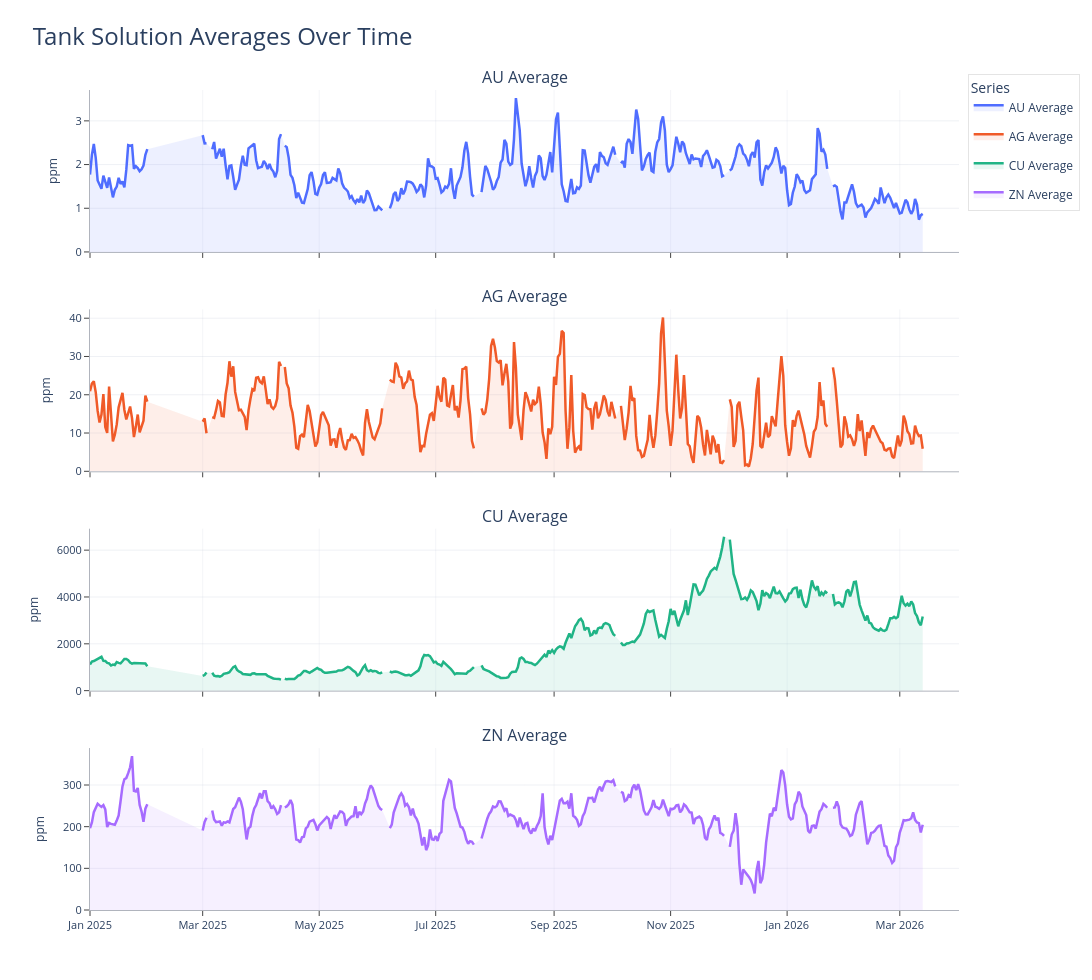

Notebook code cell kept with this figure:
### Code cell
import pandas as pd
from plotly.subplots import make_subplots
import plotly.graph_objects as go

df = df.copy()

# use the real date column, not the integer index
df["date"] = pd.to_datetime(df["date"], errors="coerce")
df = df.dropna(subset=["date"]).sort_values("date")

# calculate tank averages
for element in ["au", "ag", "cu", "zn"]:
    tk_cols = [c for c in df.columns if c.startswith(f"{element}_ppm_tk_")]
    df[f"{element}_solution_ppm_avg"] = df[tk_cols].mean(axis=1)

elements = ["au", "ag", "cu", "zn"]
labels = {
    "au": "AU Average",
    "ag": "AG Average",
    "cu": "CU Average",
    "zn": "ZN Average",
}
colours = {
    "au": "#4F6DFF",
    "ag": "#F05A28",
    "cu": "#20B486",
    "zn": "#A66BFF",
}
fill_colours = {
    "au": "rgba(79,109,255,0.10)",
    "ag": "rgba(240,90,40,0.10)",
    "cu": "rgba(32,180,134,0.10)",
    "zn": "rgba(166,107,255,0.10)",
}

fig = make_subplots(
    rows=4,
    cols=1,
    shared_xaxes=True,
    vertical_spacing=0.07,
    subplot_titles=[labels[e] for e in elements],
)

for i, element in enumerate(elements, start=1):
    fig.add_trace(
        go.Scatter(
            x=df["date"],
            y=df[f"{element}_solution_ppm_avg"],
            mode="lines",
            name=labels[element],
            line=dict(
                color=colours[element],
                width=2.5,
                shape="linear",
            ),
            fill="tozeroy",
            fillcolor=fill_colours[element],
            hovertemplate=(
                "<b>%{fullData.name}</b><br>"
                "Date: %{x|%d %b %Y}<br>"
                "Value: %{y:,.2f} ppm"
                "<extra></extra>"
            ),
            legendgroup=element,
            showlegend=True,
        ),
        row=i,
        col=1,
    )

    fig.update_yaxes(
        title_text="ppm",
        row=i,
        col=1,
        showgrid=True,
        gridcolor="rgba(180, 190, 210, 0.22)",
        zeroline=False,
        showline=True,
        linewidth=1,
        linecolor="rgba(80, 90, 110, 0.45)",
        ticks="outside",
        tickfont=dict(size=11),
        title_font=dict(size=12),
    )

for r in range(1, 5):
    fig.update_xaxes(
        row=r,
        col=1,
        showgrid=True,
        gridcolor="rgba(180, 190, 210, 0.15)",
        showline=True,
        linewidth=1,
        linecolor="rgba(80, 90, 110, 0.45)",
        ticks="outside",
        tickfont=dict(size=11),
        type="date",
    )


fig.update_layout(
    title=dict(
        text="Tank Solution Averages Over Time",
        x=0.03,
        xanchor="left",
        font=dict(size=24),
    ),
    height=980,
    width=1350,
    template="plotly_white",
    hovermode="x unified",
    margin=dict(l=90, r=120, t=90, b=70),
    legend=dict(
        title="Series",
        orientation="v",
        y=1.02,
        x=1.01,
        xanchor="left",
        yanchor="top",
        bgcolor="rgba(255,255,255,0.85)",
        bordercolor="rgba(120,120,120,0.2)",
        borderwidth=1,
        font=dict(size=12),
    ),
)

# refine subplot title styling
if fig.layout.annotations:
    for annotation in list(fig.layout.annotations):
        annotation.font = dict(size=16, color="#2a3f5f")
        annotation.x = 0.5

fig.show()

### Figure 1 — Plotly figure (JSON) as saved in the notebook; plotly's stock layout.template omitted (floating-point values rounded to 4 significant figures; data arrays with more than 128 entries replaced by an {"elided": "..."} marker saying what was removed)
{"data": [{"fill": "tozeroy", "fillcolor": "rgba(79,109,255,0.10)", "hovertemplate": "<b>%{fullData.name}</b><br>Date: %{x|%d %b %Y}<br>Value: %{y:,.2f} ppm<extra></extra>", "legendgroup": "au", "line": {"color": "#4F6DFF", "shape": "linear", "width": 2.5}, "mode": "lines", "name": "AU Average", "showlegend": true, "type": "scatter", "x": {"elided": "456 str values"}, "xaxis": "x", "y": {"elided": "456 float values"}, "yaxis": "y"}, {"fill": "tozeroy", "fillcolor": "rgba(240,90,40,0.10)", "hovertemplate": "<b>%{fullData.name}</b><br>Date: %{x|%d %b %Y}<br>Value: %{y:,.2f} ppm<extra></extra>", "legendgroup": "ag", "line": {"color": "#F05A28", "shape": "linear", "width": 2.5}, "mode": "lines", "name": "AG Average", "showlegend": true, "type": "scatter", "x": {"elided": "456 str values"}, "xaxis": "x2", "y": {"elided": "456 float values"}, "yaxis": "y2"}, {"fill": "tozeroy", "fillcolor": "rgba(32,180,134,0.10)", "hovertemplate": "<b>%{fullData.name}</b><br>Date: %{x|%d %b %Y}<br>Value: %{y:,.2f} ppm<extra></extra>", "legendgroup": "cu", "line": {"color": "#20B486", "shape": "linear", "width": 2.5}, "mode": "lines", "name": "CU Average", "showlegend": true, "type": "scatter", "x": {"elided": "456 str values"}, "xaxis": "x3", "y": {"elided": "456 float values"}, "yaxis": "y3"}, {"fill": "tozeroy", "fillcolor": "rgba(166,107,255,0.10)", "hovertemplate": "<b>%{fullData.name}</b><br>Date: %{x|%d %b %Y}<br>Value: %{y:,.2f} ppm<extra></extra>", "legendgroup": "zn", "line": {"color": "#A66BFF", "shape": "linear", "width": 2.5}, "mode": "lines", "name": "ZN Average", "showlegend": true, "type": "scatter", "x": {"elided": "456 str values"}, "xaxis": "x4", "y": {"elided": "456 float values"}, "yaxis": "y4"}], "layout": {"annotations": [{"font": {"color": "#2a3f5f", "size": 16}, "showarrow": false, "text": "AU Average", "x": 0.5, "xanchor": "center", "xref": "paper", "y": 1, "yanchor": "bottom", "yref": "paper"}, {"font": {"color": "#2a3f5f", "size": 16}, "showarrow": false, "text": "AG Average", "x": 0.5, "xanchor": "center", "xref": "paper", "y": 0.7325, "yanchor": "bottom", "yref": "paper"}, {"font": {"color": "#2a3f5f", "size": 16}, "showarrow": false, "text": "CU Average", "x": 0.5, "xanchor": "center", "xref": "paper", "y": 0.465, "yanchor": "bottom", "yref": "paper"}, {"font": {"color": "#2a3f5f", "size": 16}, "showarrow": false, "text": "ZN Average", "x": 0.5, "xanchor": "center", "xref": "paper", "y": 0.1975, "yanchor": "bottom", "yref": "paper"}], "height": 980, "hovermode": "x unified", "legend": {"bgcolor": "rgba(255,255,255,0.85)", "bordercolor": "rgba(120,120,120,0.2)", "borderwidth": 1, "font": {"size": 12}, "orientation": "v", "title": {"text": "Series"}, "x": 1.01, "xanchor": "left", "y": 1.02, "yanchor": "top"}, "margin": {"b": 70, "l": 90, "r": 120, "t": 90}, "title": {"font": {"size": 24}, "text": "Tank Solution Averages Over Time", "x": 0.03, "xanchor": "left"}, "width": 1350, "xaxis": {"anchor": "y", "domain": [0, 1], "gridcolor": "rgba(180, 190, 210, 0.15)", "linecolor": "rgba(80, 90, 110, 0.45)", "linewidth": 1, "matches": "x4", "showgrid": true, "showline": true, "showticklabels": false, "tickfont": {"size": 11}, "ticks": "outside", "type": "date"}, "xaxis2": {"anchor": "y2", "domain": [0, 1], "gridcolor": "rgba(180, 190, 210, 0.15)", "linecolor": "rgba(80, 90, 110, 0.45)", "linewidth": 1, "matches": "x4", "showgrid": true, "showline": true, "showticklabels": false, "tickfont": {"size": 11}, "ticks": "outside", "type": "date"}, "xaxis3": {"anchor": "y3", "domain": [0, 1], "gridcolor": "rgba(180, 190, 210, 0.15)", "linecolor": "rgba(80, 90, 110, 0.45)", "linewidth": 1, "matches": "x4", "showgrid": true, "showline": true, "showticklabels": false, "tickfont": {"size": 11}, "ticks": "outside", "type": "date"}, "xaxis4": {"anchor": "y4", "domain": [0, 1], "gridcolor": "rgba(180, 190, 210, 0.15)", "linecolor": "rgba(80, 90, 110, 0.45)", "linewidth": 1, "showgrid": true, "showline": true, "tickfont": {"size": 11}, "ticks": "outside", "type": "date"}, "yaxis": {"anchor": "x", "domain": [0.8025, 1], "gridcolor": "rgba(180, 190, 210, 0.22)", "linecolor": "rgba(80, 90, 110, 0.45)", "linewidth": 1, "showgrid": true, "showline": true, "tickfont": {"size": 11}, "ticks": "outside", "title": {"font": {"size": 12}, "text": "ppm"}, "zeroline": false}, "yaxis2": {"anchor": "x2", "domain": [0.535, 0.7325], "gridcolor": "rgba(180, 190, 210, 0.22)", "linecolor": "rgba(80, 90, 110, 0.45)", "linewidth": 1, "showgrid": true, "showline": true, "tickfont": {"size": 11}, "ticks": "outside", "title": {"font": {"size": 12}, "text": "ppm"}, "zeroline": false}, "yaxis3": {"anchor": "x3", "domain": [0.2675, 0.465], "gridcolor": "rgba(180, 190, 210, 0.22)", "linecolor": "rgba(80, 90, 110, 0.45)", "linewidth": 1, "showgrid": true, "showline": true, "tickfont": {"size": 11}, "ticks": "outside", "title": {"font": {"size": 12}, "text": "ppm"}, "zeroline": false}, "yaxis4": {"anchor": "x4", "domain": [0, 0.1975], "gridcolor": "rgba(180, 190, 210, 0.22)", "linecolor": "rgba(80, 90, 110, 0.45)", "linewidth": 1, "showgrid": true, "showline": true, "tickfont": {"size": 11}, "ticks": "outside", "title": {"font": {"size": 12}, "text": "ppm"}, "zeroline": false}}}
